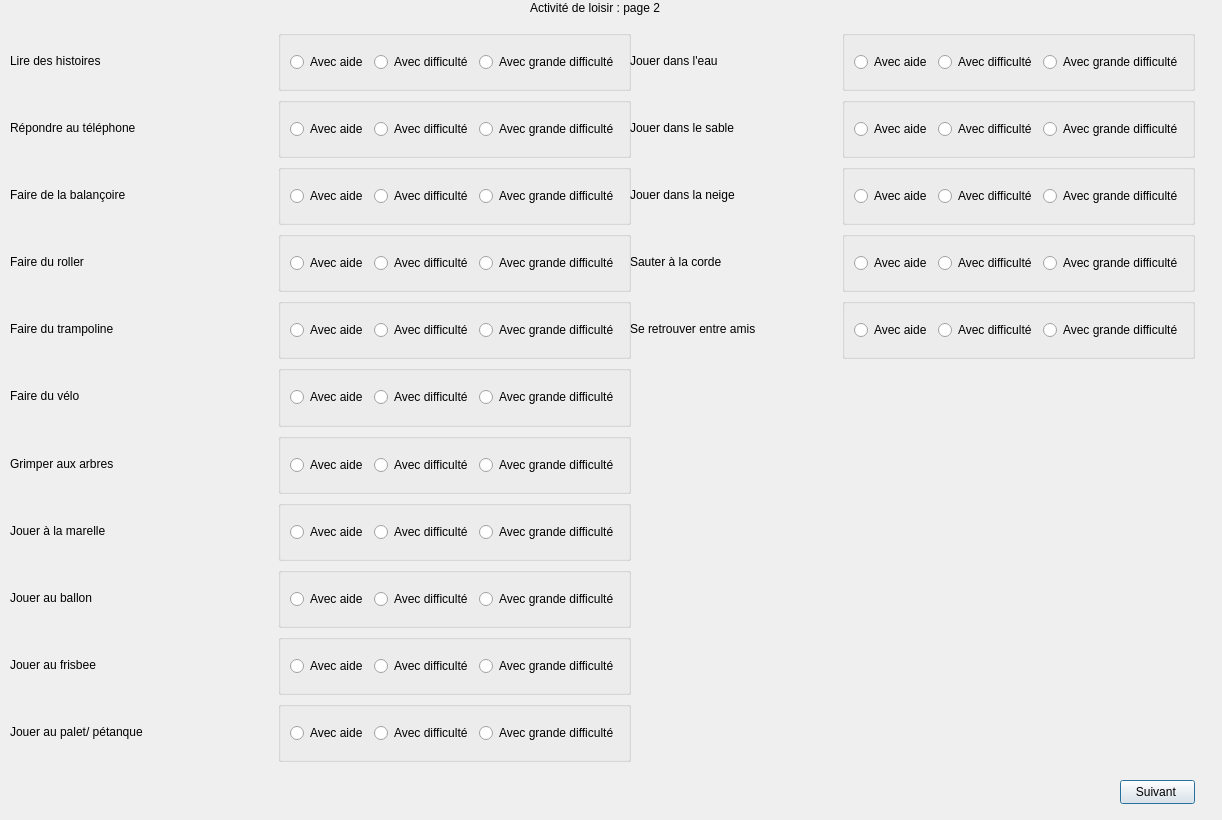
<?xml version="1.0" encoding="UTF-8"?>
<ui version="4.0">
 <class>Interface4_6</class>
 <widget class="QDialog" name="Interface4_6">
  <property name="geometry">
   <rect>
    <x>0</x>
    <y>0</y>
    <width>1222</width>
    <height>820</height>
   </rect>
  </property>
  <property name="windowTitle">
   <string>Dialog</string>
  </property>
  <widget class="QLabel" name="labelTitre">
   <property name="geometry">
    <rect>
     <x>530</x>
     <y>0</y>
     <width>221</width>
     <height>16</height>
    </rect>
   </property>
   <property name="text">
    <string>Activité de loisir : page 2</string>
   </property>
  </widget>
  <widget class="QWidget" name="gridLayoutWidget">
   <property name="geometry">
    <rect>
     <x>630</x>
     <y>30</y>
     <width>565</width>
     <height>732</height>
    </rect>
   </property>
   <layout class="QGridLayout" name="gridLayout">
    <item row="8" column="0">
     <widget class="QLabel" name="label_21">
      <property name="text">
       <string/>
      </property>
     </widget>
    </item>
    <item row="3" column="1">
     <widget class="QGroupBox" name="groupBox_41">
      <property name="title">
       <string/>
      </property>
      <layout class="QHBoxLayout" name="horizontalLayout_21">
       <item>
        <widget class="QRadioButton" name="radioButtonSauterCordeAide">
         <property name="text">
          <string>Avec aide</string>
         </property>
        </widget>
       </item>
       <item>
        <widget class="QRadioButton" name="radioButtonSauterCordeDifficulte">
         <property name="text">
          <string>Avec difficulté</string>
         </property>
        </widget>
       </item>
       <item>
        <widget class="QRadioButton" name="radioButtonSauterCordeGrandeDifficulte">
         <property name="text">
          <string>Avec grande difficulté</string>
         </property>
        </widget>
       </item>
      </layout>
     </widget>
    </item>
    <item row="9" column="0">
     <widget class="QLabel" name="label_22">
      <property name="text">
       <string/>
      </property>
     </widget>
    </item>
    <item row="1" column="0">
     <widget class="QLabel" name="labelJouerDansSable">
      <property name="text">
       <string>Jouer dans le sable </string>
      </property>
     </widget>
    </item>
    <item row="2" column="1">
     <widget class="QGroupBox" name="groupBox_40">
      <property name="title">
       <string/>
      </property>
      <layout class="QHBoxLayout" name="horizontalLayout_20">
       <item>
        <widget class="QRadioButton" name="radioButtonJouerDansNeigeAide">
         <property name="text">
          <string>Avec aide</string>
         </property>
        </widget>
       </item>
       <item>
        <widget class="QRadioButton" name="radioButtonJouerDansNeigeDifficulte">
         <property name="text">
          <string>Avec difficulté</string>
         </property>
        </widget>
       </item>
       <item>
        <widget class="QRadioButton" name="radioButtonJouerDansNeigeGrandeDifficulte">
         <property name="text">
          <string>Avec grande difficulté</string>
         </property>
        </widget>
       </item>
      </layout>
     </widget>
    </item>
    <item row="0" column="1">
     <widget class="QGroupBox" name="groupBox_38">
      <property name="title">
       <string/>
      </property>
      <layout class="QHBoxLayout" name="horizontalLayout_18">
       <item>
        <widget class="QRadioButton" name="radioButtonJouerDansEauAide">
         <property name="text">
          <string>Avec aide</string>
         </property>
        </widget>
       </item>
       <item>
        <widget class="QRadioButton" name="radioButtonJouerDansEauDifficulte">
         <property name="text">
          <string>Avec difficulté</string>
         </property>
        </widget>
       </item>
       <item>
        <widget class="QRadioButton" name="radioButtonJouerDansEauGrandeDifficulte">
         <property name="text">
          <string>Avec grande difficulté</string>
         </property>
        </widget>
       </item>
      </layout>
     </widget>
    </item>
    <item row="6" column="0">
     <widget class="QLabel" name="label_19">
      <property name="text">
       <string/>
      </property>
     </widget>
    </item>
    <item row="4" column="1">
     <widget class="QGroupBox" name="groupBox_42">
      <property name="title">
       <string/>
      </property>
      <layout class="QHBoxLayout" name="horizontalLayout_22">
       <item>
        <widget class="QRadioButton" name="radioButtonRetrouverEntreAmisAide">
         <property name="text">
          <string>Avec aide</string>
         </property>
        </widget>
       </item>
       <item>
        <widget class="QRadioButton" name="radioButtonRetrouverEntreAmisDifficulte">
         <property name="text">
          <string>Avec difficulté</string>
         </property>
        </widget>
       </item>
       <item>
        <widget class="QRadioButton" name="radioButtonRetrouverEntreAmisGrandeDifficulte">
         <property name="text">
          <string>Avec grande difficulté</string>
         </property>
        </widget>
       </item>
      </layout>
     </widget>
    </item>
    <item row="4" column="0">
     <widget class="QLabel" name="labelRetrouverEntreAmis">
      <property name="text">
       <string>Se retrouver entre amis</string>
      </property>
     </widget>
    </item>
    <item row="3" column="0">
     <widget class="QLabel" name="labelSauterCorde">
      <property name="text">
       <string>Sauter à la corde</string>
      </property>
     </widget>
    </item>
    <item row="5" column="0">
     <widget class="QLabel" name="label_18">
      <property name="text">
       <string/>
      </property>
     </widget>
    </item>
    <item row="0" column="0">
     <widget class="QLabel" name="labelJouerDansEau">
      <property name="text">
       <string>Jouer dans l'eau</string>
      </property>
     </widget>
    </item>
    <item row="2" column="0">
     <widget class="QLabel" name="labelJouerDansNeige">
      <property name="text">
       <string>Jouer dans la neige</string>
      </property>
     </widget>
    </item>
    <item row="10" column="0">
     <widget class="QLabel" name="label_23">
      <property name="text">
       <string/>
      </property>
     </widget>
    </item>
    <item row="7" column="0">
     <widget class="QLabel" name="label_20">
      <property name="text">
       <string/>
      </property>
     </widget>
    </item>
    <item row="1" column="1">
     <widget class="QGroupBox" name="groupBox_39">
      <property name="title">
       <string/>
      </property>
      <layout class="QHBoxLayout" name="horizontalLayout_19">
       <item>
        <widget class="QRadioButton" name="radioButtonJouerDansSableAide">
         <property name="text">
          <string>Avec aide</string>
         </property>
        </widget>
       </item>
       <item>
        <widget class="QRadioButton" name="radioButtonJouerDansSableDifficulte">
         <property name="text">
          <string>Avec difficulté</string>
         </property>
        </widget>
       </item>
       <item>
        <widget class="QRadioButton" name="radioButtonJouerDansSableGrandeDifficulte">
         <property name="text">
          <string>Avec grande difficulté</string>
         </property>
        </widget>
       </item>
      </layout>
     </widget>
    </item>
   </layout>
  </widget>
  <widget class="QWidget" name="gridLayoutWidget_2">
   <property name="geometry">
    <rect>
     <x>10</x>
     <y>30</y>
     <width>621</width>
     <height>732</height>
    </rect>
   </property>
   <layout class="QGridLayout" name="gridLayout_2">
    <item row="7" column="0">
     <widget class="QLabel" name="labelJouerMarelle">
      <property name="text">
       <string>Jouer à la marelle</string>
      </property>
     </widget>
    </item>
    <item row="10" column="0">
     <widget class="QLabel" name="labelJouerPaletPetanque">
      <property name="text">
       <string>Jouer au palet/ pétanque</string>
      </property>
     </widget>
    </item>
    <item row="3" column="1">
     <widget class="QGroupBox" name="groupBox_57">
      <property name="title">
       <string/>
      </property>
      <layout class="QHBoxLayout" name="horizontalLayout_37">
       <item>
        <widget class="QRadioButton" name="radioButtonFaireRollerAide">
         <property name="text">
          <string>Avec aide</string>
         </property>
        </widget>
       </item>
       <item>
        <widget class="QRadioButton" name="radioButtonFaireRollerDifficulte">
         <property name="text">
          <string>Avec difficulté</string>
         </property>
        </widget>
       </item>
       <item>
        <widget class="QRadioButton" name="radioButtonFaireRollerGrandeDifficulte">
         <property name="text">
          <string>Avec grande difficulté</string>
         </property>
        </widget>
       </item>
      </layout>
     </widget>
    </item>
    <item row="6" column="1">
     <widget class="QGroupBox" name="groupBox_60">
      <property name="title">
       <string/>
      </property>
      <layout class="QHBoxLayout" name="horizontalLayout_40">
       <item>
        <widget class="QRadioButton" name="radioButtonGrimperArbresAide">
         <property name="text">
          <string>Avec aide</string>
         </property>
        </widget>
       </item>
       <item>
        <widget class="QRadioButton" name="radioButtonGrimperArbresDifficulte">
         <property name="text">
          <string>Avec difficulté</string>
         </property>
        </widget>
       </item>
       <item>
        <widget class="QRadioButton" name="radioButtonGrimperArbresGrandeDifficulte">
         <property name="text">
          <string>Avec grande difficulté</string>
         </property>
        </widget>
       </item>
      </layout>
     </widget>
    </item>
    <item row="3" column="0">
     <widget class="QLabel" name="labelFaireRoller">
      <property name="text">
       <string>Faire du roller</string>
      </property>
     </widget>
    </item>
    <item row="0" column="0">
     <widget class="QLabel" name="labelLireHistoires">
      <property name="text">
       <string>Lire des histoires</string>
      </property>
     </widget>
    </item>
    <item row="5" column="1">
     <widget class="QGroupBox" name="groupBox_59">
      <property name="title">
       <string/>
      </property>
      <layout class="QHBoxLayout" name="horizontalLayout_39">
       <item>
        <widget class="QRadioButton" name="radioButtonFaireVeloAide">
         <property name="text">
          <string>Avec aide</string>
         </property>
        </widget>
       </item>
       <item>
        <widget class="QRadioButton" name="radioButtonFaireVeloDifficulte">
         <property name="text">
          <string>Avec difficulté</string>
         </property>
        </widget>
       </item>
       <item>
        <widget class="QRadioButton" name="radioButtonFaireVeloGrandeDifficulte">
         <property name="text">
          <string>Avec grande difficulté</string>
         </property>
        </widget>
       </item>
      </layout>
     </widget>
    </item>
    <item row="8" column="0">
     <widget class="QLabel" name="labelJouerBallon">
      <property name="text">
       <string>Jouer au ballon</string>
      </property>
     </widget>
    </item>
    <item row="1" column="0">
     <widget class="QLabel" name="labelRepondreTelephone">
      <property name="text">
       <string>Répondre au téléphone</string>
      </property>
     </widget>
    </item>
    <item row="4" column="1">
     <widget class="QGroupBox" name="groupBox_58">
      <property name="title">
       <string/>
      </property>
      <layout class="QHBoxLayout" name="horizontalLayout_38">
       <item>
        <widget class="QRadioButton" name="radioButtonFaireTrampolineAide">
         <property name="text">
          <string>Avec aide</string>
         </property>
        </widget>
       </item>
       <item>
        <widget class="QRadioButton" name="radioButtonFaireTrampolineDifficulte">
         <property name="text">
          <string>Avec difficulté</string>
         </property>
        </widget>
       </item>
       <item>
        <widget class="QRadioButton" name="radioButtonFaireTrampolineGrandeDifficulte">
         <property name="text">
          <string>Avec grande difficulté</string>
         </property>
        </widget>
       </item>
      </layout>
     </widget>
    </item>
    <item row="9" column="1">
     <widget class="QGroupBox" name="groupBox_63">
      <property name="title">
       <string/>
      </property>
      <layout class="QHBoxLayout" name="horizontalLayout_43">
       <item>
        <widget class="QRadioButton" name="radioButtonJouerFrisbeeAide">
         <property name="text">
          <string>Avec aide</string>
         </property>
        </widget>
       </item>
       <item>
        <widget class="QRadioButton" name="radioButtonJouerFrisbeeDifficulte">
         <property name="text">
          <string>Avec difficulté</string>
         </property>
        </widget>
       </item>
       <item>
        <widget class="QRadioButton" name="radioButtonJouerFrisbeeGrandeDifficulte">
         <property name="text">
          <string>Avec grande difficulté</string>
         </property>
        </widget>
       </item>
      </layout>
     </widget>
    </item>
    <item row="6" column="0">
     <widget class="QLabel" name="labelGrimperArbres">
      <property name="text">
       <string>Grimper aux arbres</string>
      </property>
     </widget>
    </item>
    <item row="8" column="1">
     <widget class="QGroupBox" name="groupBox_62">
      <property name="title">
       <string/>
      </property>
      <layout class="QHBoxLayout" name="horizontalLayout_42">
       <item>
        <widget class="QRadioButton" name="radioButtonJouerBallonAide">
         <property name="text">
          <string>Avec aide</string>
         </property>
        </widget>
       </item>
       <item>
        <widget class="QRadioButton" name="radioButtonJouerBallonDifficulte">
         <property name="text">
          <string>Avec difficulté</string>
         </property>
        </widget>
       </item>
       <item>
        <widget class="QRadioButton" name="radioButtonJouerBallonGrandeDifficulte">
         <property name="text">
          <string>Avec grande difficulté</string>
         </property>
        </widget>
       </item>
      </layout>
     </widget>
    </item>
    <item row="7" column="1">
     <widget class="QGroupBox" name="groupBox_61">
      <property name="title">
       <string/>
      </property>
      <layout class="QHBoxLayout" name="horizontalLayout_41">
       <item>
        <widget class="QRadioButton" name="radioButtonJouerMarelleAide">
         <property name="text">
          <string>Avec aide</string>
         </property>
        </widget>
       </item>
       <item>
        <widget class="QRadioButton" name="radioButtonJouerMarelleDifficulte">
         <property name="text">
          <string>Avec difficulté</string>
         </property>
        </widget>
       </item>
       <item>
        <widget class="QRadioButton" name="radioButtonJouerMarelleGrandeDifficulte">
         <property name="text">
          <string>Avec grande difficulté</string>
         </property>
        </widget>
       </item>
      </layout>
     </widget>
    </item>
    <item row="5" column="0">
     <widget class="QLabel" name="labelFaireVelo">
      <property name="text">
       <string>Faire du vélo</string>
      </property>
     </widget>
    </item>
    <item row="10" column="1">
     <widget class="QGroupBox" name="groupBox_64">
      <property name="title">
       <string/>
      </property>
      <layout class="QHBoxLayout" name="horizontalLayout_44">
       <item>
        <widget class="QRadioButton" name="radioButtonJouerPaletPetanqueAide">
         <property name="text">
          <string>Avec aide</string>
         </property>
        </widget>
       </item>
       <item>
        <widget class="QRadioButton" name="radioButtonJouerPaletPetanqueDifficulte">
         <property name="text">
          <string>Avec difficulté</string>
         </property>
        </widget>
       </item>
       <item>
        <widget class="QRadioButton" name="radioButtonJouerPaletPetanqueGrandeDifficulte">
         <property name="text">
          <string>Avec grande difficulté</string>
         </property>
        </widget>
       </item>
      </layout>
     </widget>
    </item>
    <item row="9" column="0">
     <widget class="QLabel" name="labelJouerFrisbee">
      <property name="text">
       <string>Jouer au frisbee</string>
      </property>
     </widget>
    </item>
    <item row="4" column="0">
     <widget class="QLabel" name="labelFaireTrampoline">
      <property name="text">
       <string>Faire du trampoline </string>
      </property>
     </widget>
    </item>
    <item row="0" column="1">
     <widget class="QGroupBox" name="groupBox_54">
      <property name="title">
       <string/>
      </property>
      <layout class="QHBoxLayout" name="horizontalLayout_34">
       <item>
        <widget class="QRadioButton" name="radioButtonLireHistoiresAide">
         <property name="text">
          <string>Avec aide</string>
         </property>
        </widget>
       </item>
       <item>
        <widget class="QRadioButton" name="radioButtonLireHistoiresDifficulte">
         <property name="text">
          <string>Avec difficulté</string>
         </property>
        </widget>
       </item>
       <item>
        <widget class="QRadioButton" name="radioButtonLireHistoiresGrandeDifficulte">
         <property name="text">
          <string>Avec grande difficulté</string>
         </property>
        </widget>
       </item>
      </layout>
     </widget>
    </item>
    <item row="1" column="1">
     <widget class="QGroupBox" name="groupBox_55">
      <property name="title">
       <string/>
      </property>
      <layout class="QHBoxLayout" name="horizontalLayout_35">
       <item>
        <widget class="QRadioButton" name="radioButtonRepondreTelephoneAide">
         <property name="text">
          <string>Avec aide</string>
         </property>
        </widget>
       </item>
       <item>
        <widget class="QRadioButton" name="radioButtonRepondreTelephoneDifficulte">
         <property name="text">
          <string>Avec difficulté</string>
         </property>
        </widget>
       </item>
       <item>
        <widget class="QRadioButton" name="radioButtonRepondreTelephoneGrandeDifficulte">
         <property name="text">
          <string>Avec grande difficulté</string>
         </property>
        </widget>
       </item>
      </layout>
     </widget>
    </item>
    <item row="2" column="0">
     <widget class="QLabel" name="labelFaireBalancoire">
      <property name="text">
       <string>Faire de la balançoire</string>
      </property>
     </widget>
    </item>
    <item row="2" column="1">
     <widget class="QGroupBox" name="groupBox_56">
      <property name="title">
       <string/>
      </property>
      <layout class="QHBoxLayout" name="horizontalLayout_36">
       <item>
        <widget class="QRadioButton" name="radioButtonFaireBalancoireAide">
         <property name="text">
          <string>Avec aide</string>
         </property>
        </widget>
       </item>
       <item>
        <widget class="QRadioButton" name="radioButtonFaireBalancoireDifficulte">
         <property name="text">
          <string>Avec difficulté</string>
         </property>
        </widget>
       </item>
       <item>
        <widget class="QRadioButton" name="radioButtonFaireBalancoireGrandeDifficulte">
         <property name="text">
          <string>Avec grande difficulté</string>
         </property>
        </widget>
       </item>
      </layout>
     </widget>
    </item>
   </layout>
  </widget>
  <widget class="QPushButton" name="pushButtonSuivant">
   <property name="geometry">
    <rect>
     <x>1120</x>
     <y>780</y>
     <width>75</width>
     <height>24</height>
    </rect>
   </property>
   <property name="text">
    <string>Suivant </string>
   </property>
  </widget>
 </widget>
 <resources/>
 <connections/>
</ui>
